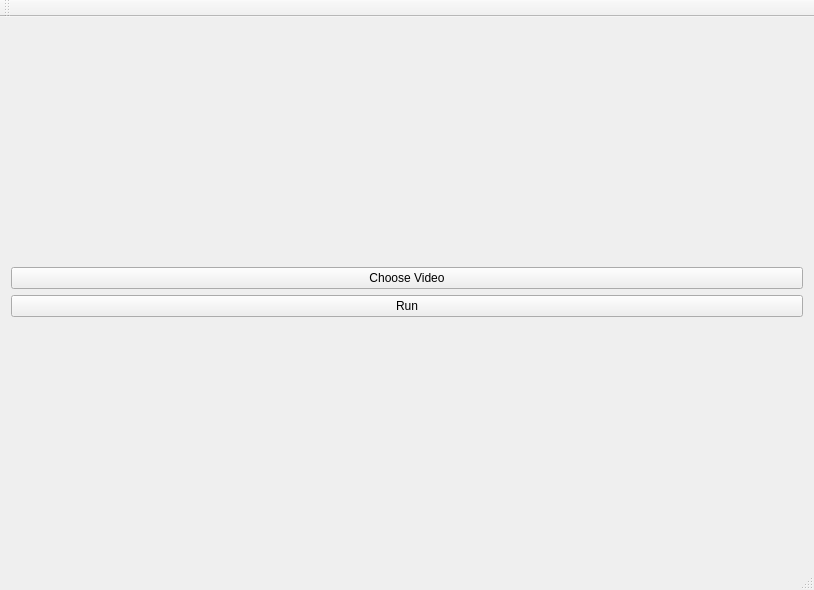
<?xml version="1.0" encoding="UTF-8"?>
<ui version="4.0">
 <class>fish_annotator::video_slicer::MainWindow</class>
 <widget class="QMainWindow" name="MainWindow">
  <property name="geometry">
   <rect>
    <x>0</x>
    <y>0</y>
    <width>814</width>
    <height>590</height>
   </rect>
  </property>
  <property name="windowTitle">
   <string>MainWindow</string>
  </property>
  <widget class="QWidget" name="centralWidget">
   <layout class="QVBoxLayout" name="verticalLayout_2">
    <item>
     <layout class="QVBoxLayout" name="verticalLayout">
      <item>
       <widget class="QPushButton" name="chooseVideo">
        <property name="text">
         <string>Choose Video</string>
        </property>
       </widget>
      </item>
      <item>
       <widget class="QPushButton" name="run">
        <property name="text">
         <string>Run</string>
        </property>
       </widget>
      </item>
     </layout>
    </item>
   </layout>
  </widget>
  <widget class="QMenuBar" name="menuBar">
   <property name="geometry">
    <rect>
     <x>0</x>
     <y>0</y>
     <width>814</width>
     <height>21</height>
    </rect>
   </property>
  </widget>
  <widget class="QToolBar" name="mainToolBar">
   <attribute name="toolBarArea">
    <enum>TopToolBarArea</enum>
   </attribute>
   <attribute name="toolBarBreak">
    <bool>false</bool>
   </attribute>
  </widget>
  <widget class="QStatusBar" name="statusBar"/>
 </widget>
 <layoutdefault spacing="6" margin="11"/>
 <resources/>
 <connections/>
</ui>
